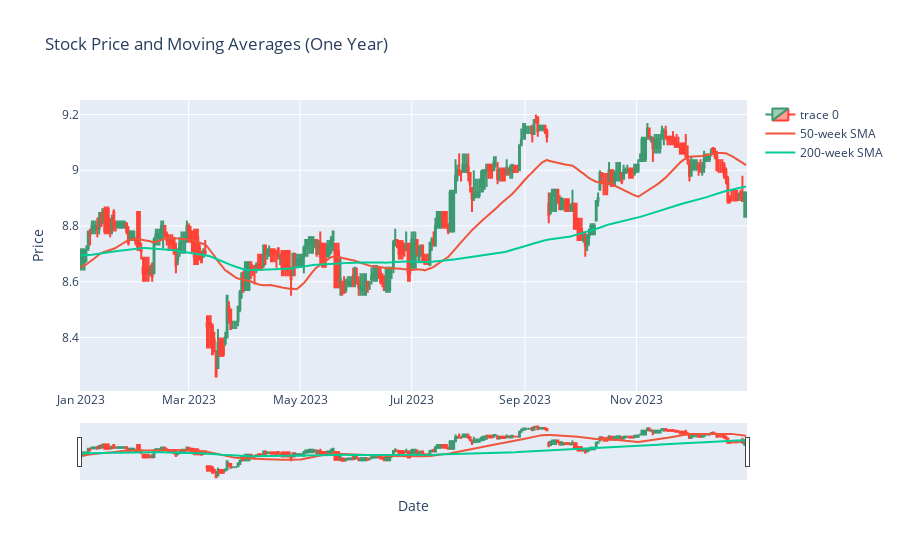

The notebook cell saved with this chart:
### Code cell
# Filter for the last one year
one_year_data = data.loc['2023-01-01':'2023-12-31']
import plotly.graph_objects as go

# Create candlestick chart for one-year data
fig = go.Figure(data=[go.Candlestick(x=one_year_data.index,
                                     open=one_year_data['Open'],
                                     high=one_year_data['High'],
                                     low=one_year_data['Low'],
                                     close=one_year_data['Close'])])

# Overlay the 50-week and 200-week SMAs
fig.add_trace(go.Scatter(x=one_year_data.index, y=one_year_data['SMA_50'], mode='lines', name='50-week SMA'))
fig.add_trace(go.Scatter(x=one_year_data.index, y=one_year_data['SMA_200'], mode='lines', name='200-week SMA'))

# Add title and labels
fig.update_layout(title='Stock Price and Moving Averages (One Year)', xaxis_title='Date', yaxis_title='Price')
fig.show()

### Figure 1 — Plotly figure (JSON) as saved in the notebook; plotly's stock layout.template omitted (floating-point values rounded to 4 significant figures; data arrays with more than 128 entries replaced by an {"elided": "..."} marker saying what was removed)
{"data": [{"close": {"elided": "365 float values"}, "high": {"elided": "365 float values"}, "low": {"elided": "365 float values"}, "open": {"elided": "365 float values"}, "type": "candlestick", "x": {"elided": "365 str values"}}, {"mode": "lines", "name": "50-week SMA", "type": "scatter", "x": {"elided": "365 str values"}, "y": {"elided": "365 float values"}}, {"mode": "lines", "name": "200-week SMA", "type": "scatter", "x": {"elided": "365 str values"}, "y": {"elided": "365 float values"}}], "layout": {"title": {"text": "Stock Price and Moving Averages (One Year)"}, "xaxis": {"title": {"text": "Date"}}, "yaxis": {"title": {"text": "Price"}}}}
